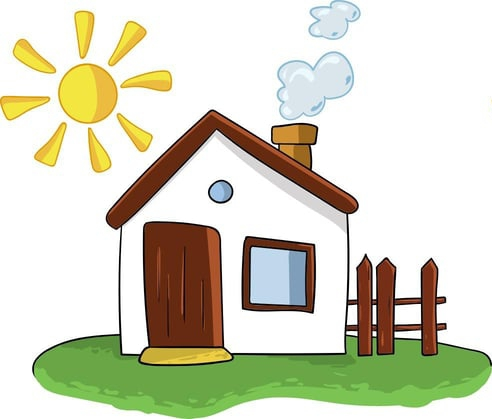
#> input picture templates/house1.jpg, 492 x 419 px
$ python pillow_np.py
#> lines starting #> are read from the running program, lines starting #| are printed output that depends on the picture; after the words box and inside, x2 and y2 are one past the last pixel; in counts of white or black regions, pixels touching at a corner belong together
from PIL import Image
import numpy as np

# image manipulatuon with numpy
house1 = Image.open("templates/house1.jpg")
#> house1 is the input picture: PIL image 492x419 RGB; mean R, G, B 213.4, 213.5, 193.2
house2 = Image.open("templates/house2.jpg")
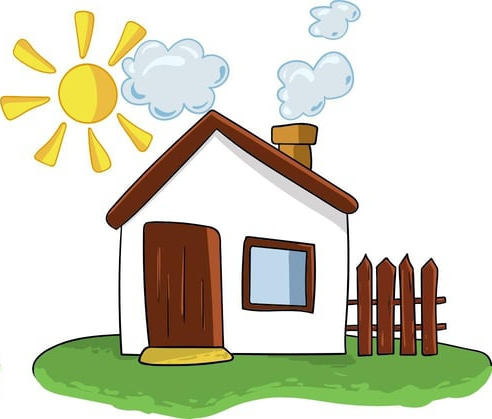
#> input picture templates/house2.jpg, 492 x 419 px
#> house2 is the input picture: PIL image 492x419 RGB; mean R, G, B 211.6, 211.8, 192.3

house1_array = np.asarray(house1) # house1 array
house2_array = np.asarray(house2) # house2 array
difference_array = house1_array - house2_array # difference array
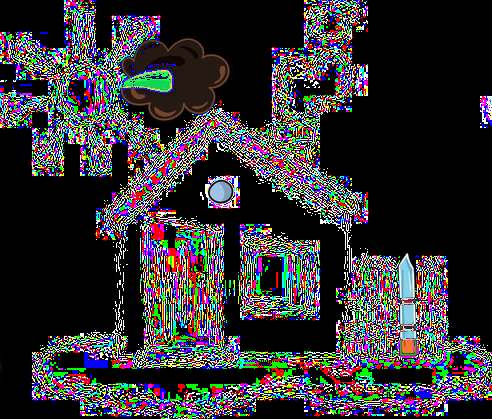
#> difference_array: shape (419, 492, 3); mean R, G, B 51.3, 49.6, 52.4

difference_img = Image.fromarray(difference_array)

# using numpy to create image
square = np.zeros((600, 600), dtype=np.uint8) # 600x600 array
square[200:400, 200:400] = 255 # place black square at the center
square_img = Image.fromarray(square)
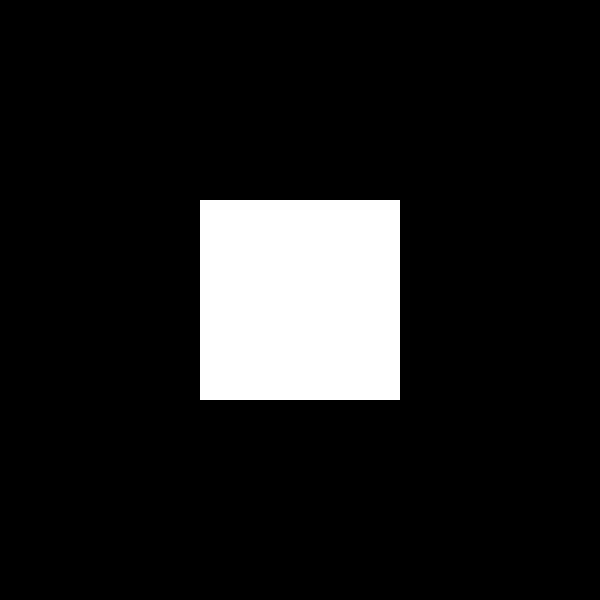
#> square_img: PIL image 600x600 L; 11.1% white; 1 white region, box (x1, y1, x2, y2) and area: (200, 200, 400, 400) 40000
square_img.save("square_img.jpg")

# make red, green, blue section
red = np.zeros((600, 600))
green = np.zeros((600, 600))
blue = np.zeros((600, 600))
red[150:350, 150:350] = 255
green[200:400, 200:400] = 255
blue[250:450, 250:450] = 255

red_img = Image.fromarray(red).convert("L")
#> red_img: PIL image 600x600 L; 11.1% white; 1 white region, box (x1, y1, x2, y2) and area: (150, 150, 350, 350) 40000
green_img = Image.fromarray(green).convert("L")
blue_img = Image.fromarray((blue)).convert("L")
#> blue_img: PIL image 600x600 L; 11.1% white; 1 white region, box (x1, y1, x2, y2) and area: (250, 250, 450, 450) 40000

colored_img = Image.merge("RGB", (red_img, green_img, blue_img))
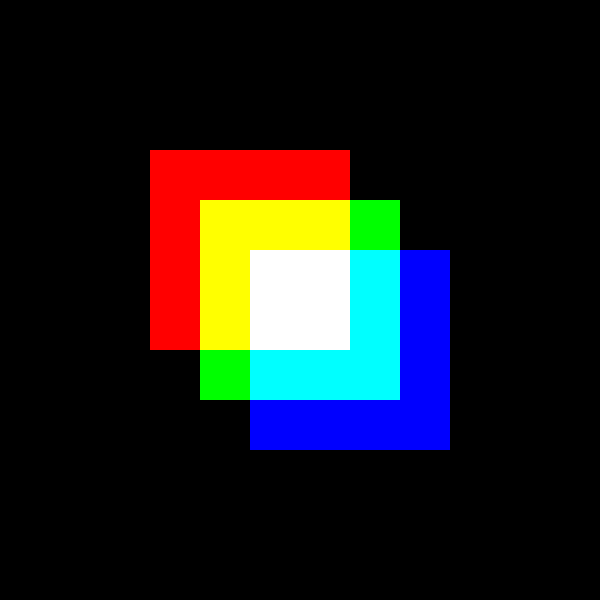
#> colored_img: PIL image 600x600 RGB; mean R, G, B 28.3, 28.3, 28.3
colored_img.save("colored_img.jpg")

# creating animation (gif)
square_animation = []

for offset in range(0, 100, 2):  # loop 50 times
    red = np.zeros((600, 600))
    green = np.zeros((600, 600))
    blue = np.zeros((600, 600))

    red[101 + offset : 301, 101 + offset :  301] = 255
    green[200:400, 200:400] = 255
    blue[299 - offset : 499 - offset, 299 - offset : 499 - offset] = 255

    red_img = Image.fromarray((red)).convert("L")
    green_img = Image.fromarray((green)).convert("L")
    blue_img = Image.fromarray((blue)).convert("L")

    square_animation.append(
        Image.merge("RGB", (red_img,green_img, blue_img))
    )
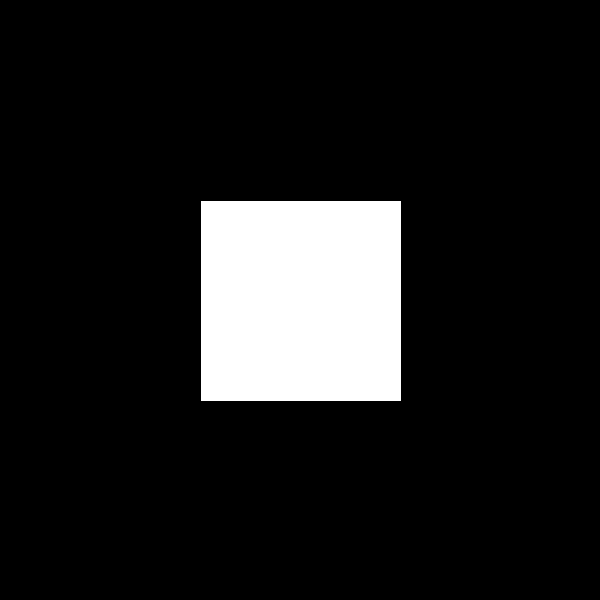
#> blue: shape (600, 600) float64; 11.1% white; 1 white region, box (x1, y1, x2, y2) and area: (201, 201, 401, 401) 40000
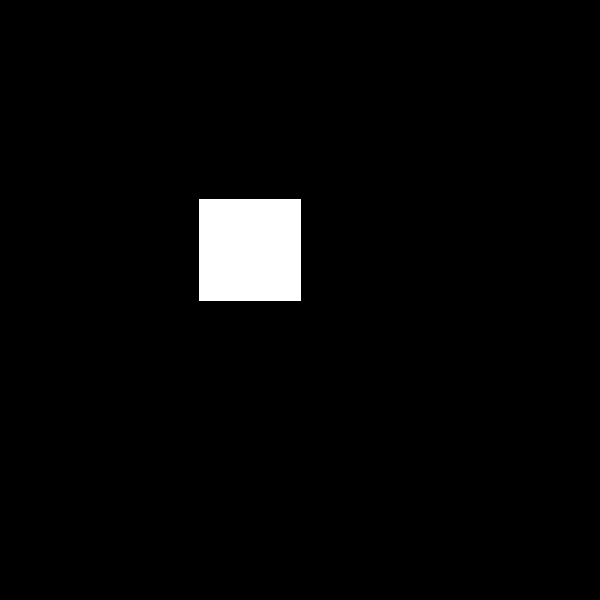
#> red: shape (600, 600) float64; 2.9% white; 1 white region, box (x1, y1, x2, y2) and area: (199, 199, 301, 301) 10404
#> after the loop, square_animation = 50 items

square_animation[0].save(
    "animation.gif", save_all=True, append_images=square_animation[1:]
)
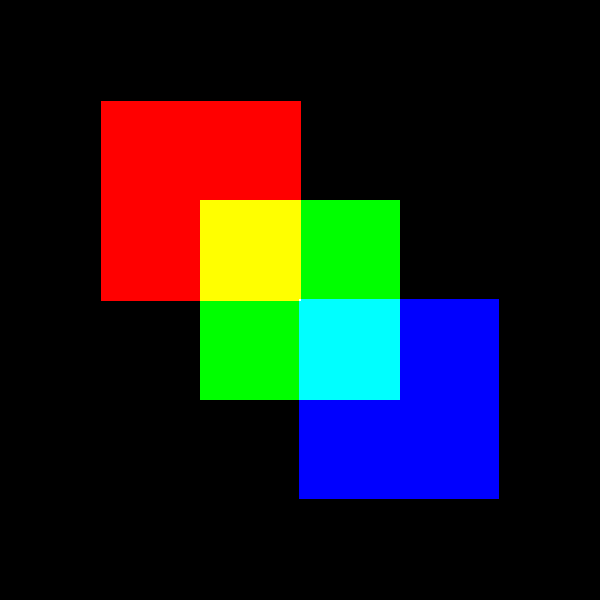
#> saved as animation.gif: PIL image 600x600 RGB; mean R, G, B 28.3, 28.3, 28.3
